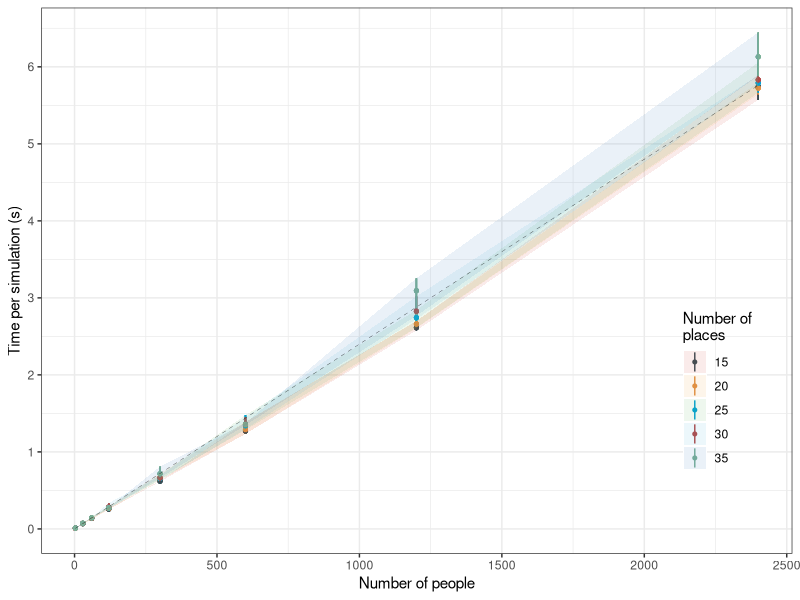
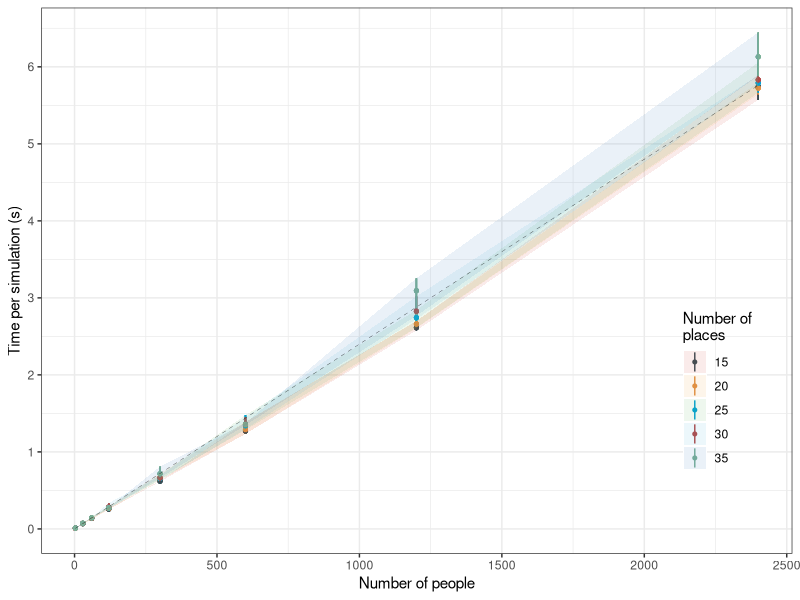

Write R code to recreate these figures, in order.
library(magrittr)
Sys.setlocale("LC_ALL", 'en_US.UTF-8')
Sys.setenv(LANG = "en_US.UTF-8")

df <- data.table::fread("../experiments/performance.csv")

num_places <- df$num_places %>% unique
num_events <- df$num_events %>% unique

df %>% 
  dplyr::mutate(time_unitary = time / number_runs) %>% 
  dplyr::group_by(num_people, num_places) %>% 
  dplyr::mutate(
    time_mean = mean(time_unitary), 
    time_sd = sd(time_unitary),
    time_max = max(time_unitary),
    time_min = min(time_unitary),
    time_upper = time_mean + time_sd,
    time_lower = time_mean - time_sd,
  ) %>% 
  dplyr::ungroup() %>% 
  ggplot2::ggplot()+
  # ggplot2::geom_point(ggplot2::aes(x=num_people, y=time_unitary))+
  # ggplot2::geom_point(ggplot2::aes(x=num_people, y=time_mean, color=as.factor(num_places)))+
  # ggplot2::geom_line(ggplot2::aes(x=num_people, y=time_mean, color=as.factor(num_places)), size=1)+
  ggplot2::geom_pointrange(ggplot2::aes(x=num_people, y=time_mean, 
                                        ymin=time_min, ymax=time_max, color=as.factor(num_places)), 
                           size=0.1)+
  ggplot2::geom_ribbon(ggplot2::aes(x=num_people, ymin=time_min, ymax=time_max, fill=as.factor(num_places)), alpha=0.1)+
  ggplot2::geom_smooth(ggplot2::aes(x=num_people, y=time_mean), method='lm', formula = 'y ~ 0 + x', 
                       size=0.1, linetype="dashed", se=F, color="black", na.rm=T)+
  # ggpmisc::stat_poly_eq(
  #   ggplot2::aes(x=num_people, y=time_mean, label = paste(..eq.label.., ..rr.label.., sep = "~~~")),
  #   formula = y~x+0, eq.with.lhs = "hat(time)~`=`~", eq.x.rhs = "~people", parse = T,) +
  # ggplot2::geom_text(x = 0, y = 6, label=latex2exp::TeX("$\\hat{y} = 2.4·10^{-3} \\; x$"), hjust=0, check_overlap = T)+
  ggplot2::scale_y_continuous(n.breaks = 6, limits=c(0, NA))+
  ggplot2::labs(
    x = "Number of people",
    y = "Time per simulation (s)",
    fill = "Number of\nplaces",
    color = "Number of\nplaces"
    # caption = paste("simulated", num_places, "places, and with", num_events, "events available."),
  )+
  ggsci::scale_color_jama()+
  ggsci::scale_fill_locuszoom()+
  ggplot2::theme_bw()+
  ggplot2::theme(
    legend.position = c(0.9, 0.3),
    legend.background = ggplot2::element_blank(),
    # plot.margin = grid::unit(c(0, 0, 0, 0), "null"),
    panel.spacing = grid::unit(c(0, 0, 0, 0), "null"),
  )

ggplot2::ggsave("performance.pdf", width=6, height=4, device = cairo_pdf)

